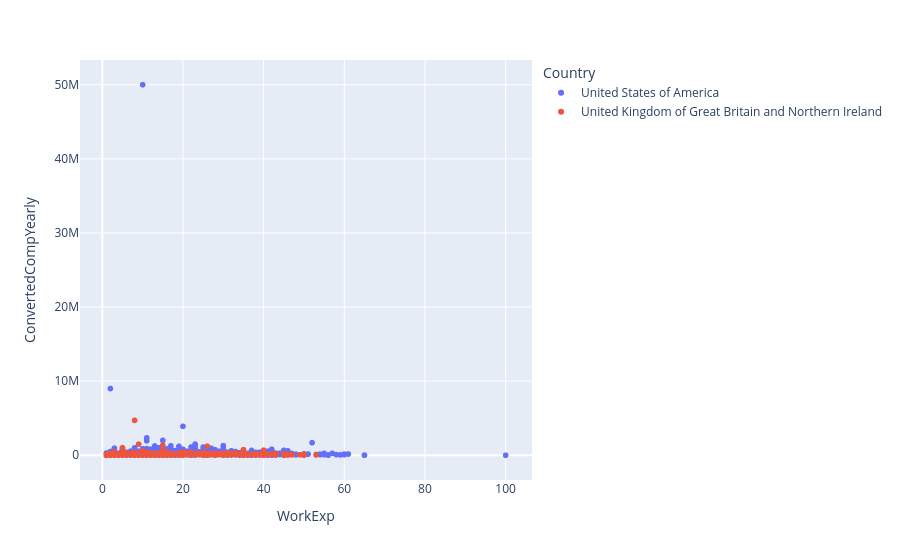

The notebook cell this image was saved under:
### Markdown cell above
### Compensation vs. Work experience

Let's visualize the relationship between work experience and compensation for two countries: US & UK. We can do this using a scatter plot.

### Code cell
usa_df = survey_df[survey_df.Country.isin(['United States of America', 'United Kingdom of Great Britain and Northern Ireland'])]

px.scatter(usa_df, x='WorkExp', y='ConvertedCompYearly', color='Country')

### Figure 1 — Plotly figure (JSON) as saved in the notebook; plotly's stock layout.template omitted (floating-point values rounded to 4 significant figures; data arrays with more than 128 entries replaced by an {"elided": "..."} marker saying what was removed)
{"data": [{"hovertemplate": "Country=United States of America<br>WorkExp=%{x}<br>ConvertedCompYearly=%{y}<extra></extra>", "legendgroup": "United States of America", "marker": {"color": "#636efa", "symbol": "circle"}, "mode": "markers", "name": "United States of America", "showlegend": true, "type": "scattergl", "x": {"elided": "7233 float values"}, "xaxis": "x", "y": {"elided": "7233 float values"}, "yaxis": "y"}, {"hovertemplate": "Country=United Kingdom of Great Britain and Northern Ireland<br>WorkExp=%{x}<br>ConvertedCompYearly=%{y}<extra></extra>", "legendgroup": "United Kingdom of Great Britain and Northern Ireland", "marker": {"color": "#EF553B", "symbol": "circle"}, "mode": "markers", "name": "United Kingdom of Great Britain and Northern Ireland", "showlegend": true, "type": "scattergl", "x": {"elided": "2042 float values"}, "xaxis": "x", "y": {"elided": "2042 float values"}, "yaxis": "y"}], "layout": {"legend": {"title": {"text": "Country"}, "tracegroupgap": 0}, "margin": {"t": 60}, "xaxis": {"anchor": "y", "domain": [0, 1], "title": {"text": "WorkExp"}}, "yaxis": {"anchor": "x", "domain": [0, 1], "title": {"text": "ConvertedCompYearly"}}}}
